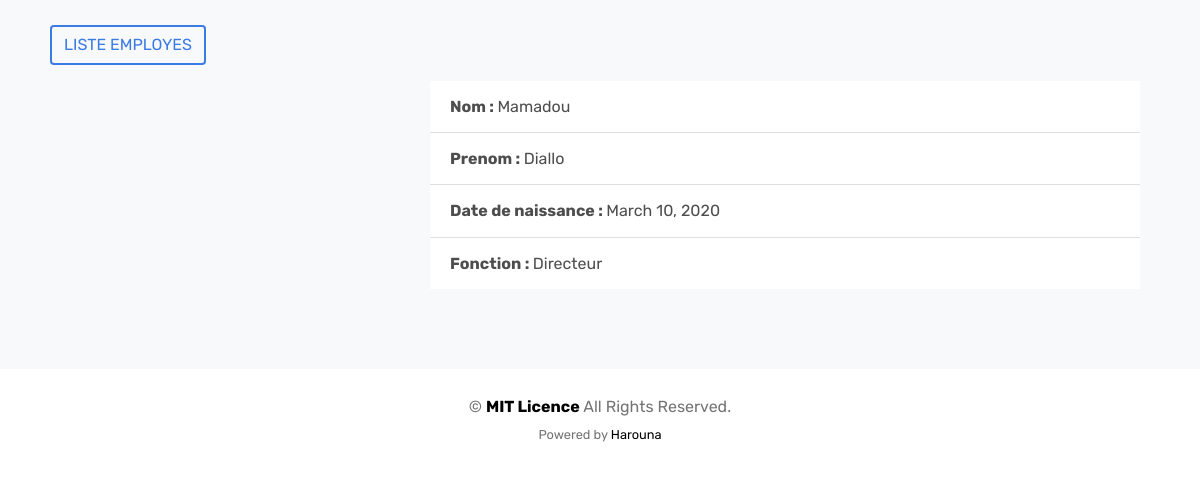
The page /profile/11/ on the database its author committed.
### employe/models.py (models this page shows, shortened)
class Employe(models.Model):
    first_name =  models.CharField(max_length=30)
    last_name  = models.CharField(max_length=30)
    birthday   = models.DateField()
    fonction   = models.CharField(max_length=100)
    photo      = models.ImageField(upload_to='employe/', blank=True, null=True)
    created_at = models.DateTimeField(auto_now_add=True)

### employe/views.py (the view)
# urls.py: path('profile/<int:id_employe>/', views.profile, name='profile'),
def profile(request, id_employe):
    employe = get_object_or_404(Employe, pk=id_employe)
    context = {
        'employe': employe,
    }
    template_name = 'employe/profile.html'
    return render(request, template_name, context)

### employe/templates/employe/profile.html (shortened to what this page needs)
{% load static %}
<!DOCTYPE html>
<html lang="en">
  <head>
    <link rel="stylesheet" href="{% static 'fonts/icomoon/style.css' %}">
    <link rel="stylesheet" href="{% static 'css/bootstrap.min.css' %}">
    <link rel="stylesheet" href="{% static 'css/aos.css' %}">
    <link rel="stylesheet" href="{% static 'css/style.css' %}">
  </head>
  <body>
  <div class="site-wrap">
    <div class="site-section bg-light" style="padding-top:25px;">
      <div class="container">
        <div class="row">
          <p data-aos="fade-left" data-aos-delay="100" class="float-right" style="margin-left:20px;">
            <a href="{% url 'employe_app:list-employe' %}"
            class="d-none d-sm-inline-block btn btn-outline-primary rounded text-uppercase">
                Liste employes
            </a>
          </p>
        </div>
        <div class="container">
          <div class="row">
             <div class="col-md-4">
             </div>
             <div class="col-md-8">
               <ul class="list-group list-group-flush">
                 <li class="list-group-item"><strong>Nom : </strong> {{ employe.first_name }}</li>
                 <li class="list-group-item"><strong>Prenom : </strong> {{ employe.last_name }} </li>
                 <li class="list-group-item"><strong> Date de naissance : </strong> {{ employe.birthday }} </li>
                 <li class="list-group-item"><strong> Fonction : </strong> {{ employe.fonction }} </li>
                </ul>
             </div>
          </div>
        </div>
      </div>
    </div>
    <footer class="site-footer py-2 pt-4">
      <div class="container py-0">
        <div class="row">
          <div class="col-12 text-md-center text-left">
            <p>
              &copy;  <strong class="text-black">MIT Licence</strong> All Rights Reserved. <br>
              <small>Powered by <a href="https://harouna.crd.co/" target="_blank" class="text-black">Harouna</a></small>
            </p>
          </div>
        </div>
      </div>
    </footer>
  </div>
  </body>
</html>

### employe/static/css/style.css (style rules this page uses)
body { line-height: 1.7; color: #4d4d4d; font-weight: 400; font-size: 1rem; }
a { -webkit-transition: .3s all ease; -o-transition: .3s all ease; transition: .3s all ease; }
.text-black { color: #000 !important; }
.site-wrap:before { -webkit-transition: .3s all ease-in-out; -o-transition: .3s all ease-in-out; transition: .3s all ease-in-out; background: rgba(0, 0, 0, 0.6); content: ""; position: absolute; z-index: 2000; top: 0; left: 0; right: 0; bottom: 0; opacity: 0; visibility: hidden; }
.btn { border-radius: 0; }
.btn.btn-outline-primary { color: #3a7be4; border-width: 2px; }
.site-section { padding: 2.5em 0; }
@media (min-width: 768px) { .site-section { padding: 5em 0; } }
.site-footer { padding: 4em 0; background: #fff; }
@media (min-width: 768px) { .site-footer { padding: 8em 0; } }
.site-footer p { color: #737373; }
.site-footer a { color: #999999; }
.bg-light { background: #ccc; }
a { scroll-behavior: smooth !important; }

### rows shown on the page
Employe: first_name "Mamadou", last_name "Diallo", birthday "March 10, 2020", fonction "Directeur"
